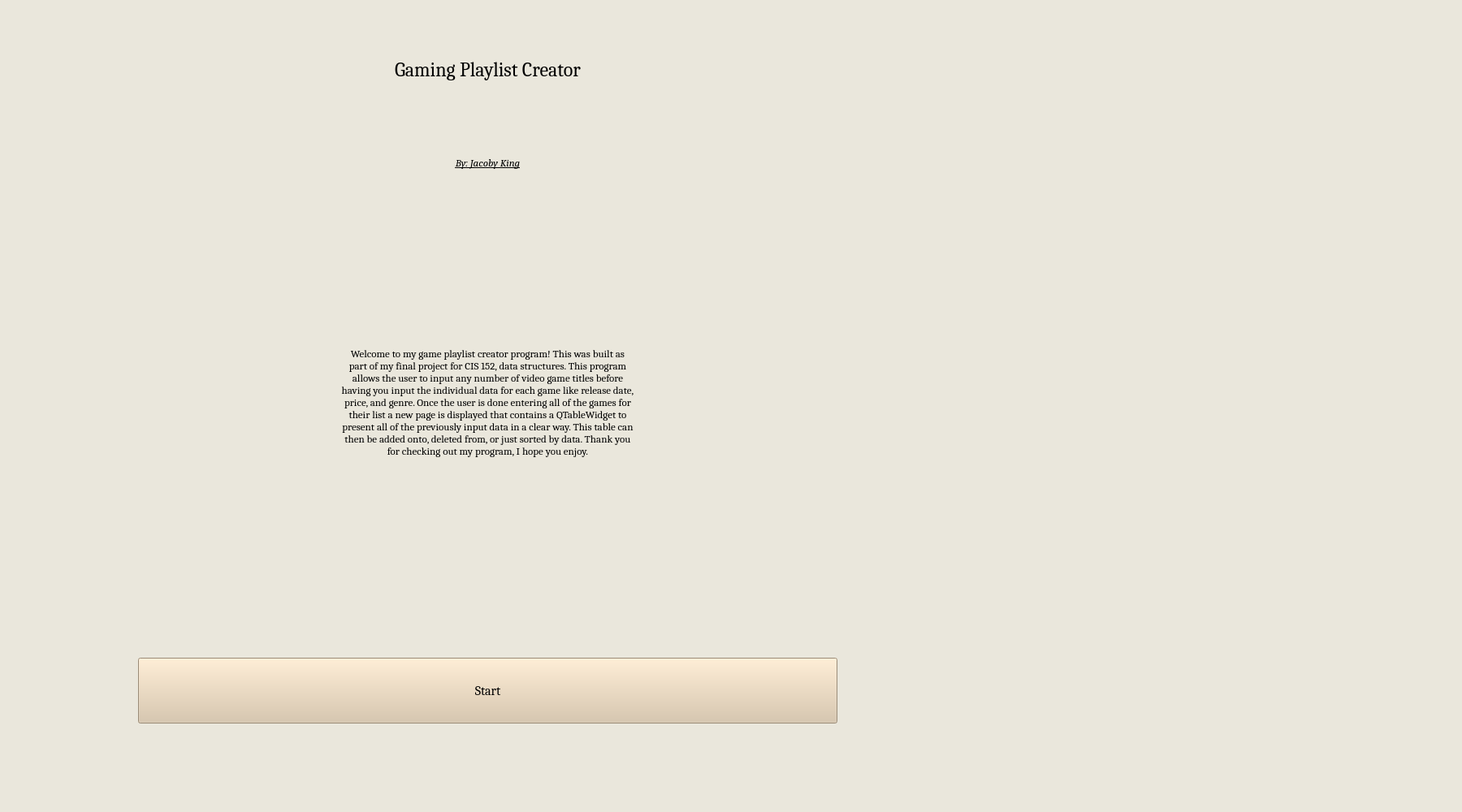
<?xml version="1.0" encoding="UTF-8"?>
<ui version="4.0">
 <class>Widget</class>
 <widget class="QWidget" name="Widget">
  <property name="geometry">
   <rect>
    <x>0</x>
    <y>0</y>
    <width>1800</width>
    <height>1000</height>
   </rect>
  </property>
  <property name="sizePolicy">
   <sizepolicy hsizetype="Preferred" vsizetype="Preferred">
    <horstretch>0</horstretch>
    <verstretch>0</verstretch>
   </sizepolicy>
  </property>
  <property name="minimumSize">
   <size>
    <width>1800</width>
    <height>1000</height>
   </size>
  </property>
  <property name="maximumSize">
   <size>
    <width>1800</width>
    <height>1000</height>
   </size>
  </property>
  <property name="windowTitle">
   <string>Widget</string>
  </property>
  <property name="styleSheet">
   <string notr="true"/>
  </property>
  <widget class="QStackedWidget" name="stackedWidget">
   <property name="geometry">
    <rect>
     <x>0</x>
     <y>0</y>
     <width>1801</width>
     <height>1001</height>
    </rect>
   </property>
   <property name="sizePolicy">
    <sizepolicy hsizetype="Preferred" vsizetype="Preferred">
     <horstretch>0</horstretch>
     <verstretch>0</verstretch>
    </sizepolicy>
   </property>
   <property name="styleSheet">
    <string notr="true">background-color : #EAE7dc;</string>
   </property>
   <property name="currentIndex">
    <number>3</number>
   </property>
   <widget class="QWidget" name="gameNameInputPage">
    <property name="minimumSize">
     <size>
      <width>1100</width>
      <height>600</height>
     </size>
    </property>
    <property name="maximumSize">
     <size>
      <width>1100</width>
      <height>600</height>
     </size>
    </property>
    <widget class="QLabel" name="titleLabel2">
     <property name="geometry">
      <rect>
       <x>20</x>
       <y>40</y>
       <width>1071</width>
       <height>91</height>
      </rect>
     </property>
     <property name="minimumSize">
      <size>
       <width>0</width>
       <height>0</height>
      </size>
     </property>
     <property name="maximumSize">
      <size>
       <width>16777215</width>
       <height>16777215</height>
      </size>
     </property>
     <property name="font">
      <font>
       <family>Cambria</family>
       <pointsize>18</pointsize>
      </font>
     </property>
     <property name="text">
      <string>Add Games to Your List</string>
     </property>
     <property name="alignment">
      <set>Qt::AlignCenter</set>
     </property>
    </widget>
    <widget class="QPushButton" name="gameNameInputButton2">
     <property name="geometry">
      <rect>
       <x>160</x>
       <y>290</y>
       <width>781</width>
       <height>81</height>
      </rect>
     </property>
     <property name="font">
      <font>
       <family>Cambria</family>
       <pointsize>12</pointsize>
      </font>
     </property>
     <property name="styleSheet">
      <string notr="true">background-color : #d8c3a5;</string>
     </property>
     <property name="text">
      <string>Add</string>
     </property>
    </widget>
    <widget class="QPushButton" name="toGameInfoInputPageButton2">
     <property name="geometry">
      <rect>
       <x>160</x>
       <y>410</y>
       <width>781</width>
       <height>81</height>
      </rect>
     </property>
     <property name="font">
      <font>
       <family>Cambria</family>
       <pointsize>12</pointsize>
      </font>
     </property>
     <property name="styleSheet">
      <string notr="true">background-color : #d8c3a5;</string>
     </property>
     <property name="text">
      <string>Done</string>
     </property>
    </widget>
    <widget class="QLabel" name="errorLabel2">
     <property name="geometry">
      <rect>
       <x>20</x>
       <y>230</y>
       <width>1061</width>
       <height>51</height>
      </rect>
     </property>
     <property name="font">
      <font>
       <family>Cambria</family>
       <pointsize>10</pointsize>
       <italic>false</italic>
       <bold>false</bold>
      </font>
     </property>
     <property name="styleSheet">
      <string notr="true">color: rgb(255, 0, 0);
font: 10pt &quot;Cambria&quot;;</string>
     </property>
     <property name="alignment">
      <set>Qt::AlignCenter</set>
     </property>
    </widget>
    <widget class="QLabel" name="gameNameLabel2">
     <property name="geometry">
      <rect>
       <x>110</x>
       <y>160</y>
       <width>250</width>
       <height>61</height>
      </rect>
     </property>
     <property name="minimumSize">
      <size>
       <width>250</width>
       <height>0</height>
      </size>
     </property>
     <property name="maximumSize">
      <size>
       <width>250</width>
       <height>16777215</height>
      </size>
     </property>
     <property name="font">
      <font>
       <family>Cambria</family>
       <pointsize>12</pointsize>
      </font>
     </property>
     <property name="text">
      <string>Game Title:</string>
     </property>
    </widget>
    <widget class="QLineEdit" name="gameNameInputBox2">
     <property name="geometry">
      <rect>
       <x>360</x>
       <y>160</y>
       <width>631</width>
       <height>61</height>
      </rect>
     </property>
     <property name="font">
      <font>
       <family>Cambria</family>
       <pointsize>12</pointsize>
      </font>
     </property>
     <property name="styleSheet">
      <string notr="true">background-color : #d8c3a5;</string>
     </property>
     <property name="inputMask">
      <string/>
     </property>
     <property name="maxLength">
      <number>32767</number>
     </property>
    </widget>
   </widget>
   <widget class="QWidget" name="gameInfoInputPage">
    <property name="minimumSize">
     <size>
      <width>1200</width>
      <height>1000</height>
     </size>
    </property>
    <property name="maximumSize">
     <size>
      <width>1200</width>
      <height>1000</height>
     </size>
    </property>
    <widget class="QLabel" name="gameNameLabel3">
     <property name="geometry">
      <rect>
       <x>20</x>
       <y>40</y>
       <width>1171</width>
       <height>91</height>
      </rect>
     </property>
     <property name="font">
      <font>
       <family>Cambria</family>
       <pointsize>18</pointsize>
      </font>
     </property>
     <property name="text">
      <string/>
     </property>
     <property name="alignment">
      <set>Qt::AlignCenter</set>
     </property>
    </widget>
    <widget class="QLabel" name="genreDescriptionLabel3">
     <property name="geometry">
      <rect>
       <x>20</x>
       <y>550</y>
       <width>1171</width>
       <height>61</height>
      </rect>
     </property>
     <property name="font">
      <font>
       <family>Cambria</family>
       <pointsize>10</pointsize>
      </font>
     </property>
     <property name="text">
      <string/>
     </property>
     <property name="alignment">
      <set>Qt::AlignCenter</set>
     </property>
    </widget>
    <widget class="QPushButton" name="gameInfoInputButton3">
     <property name="geometry">
      <rect>
       <x>160</x>
       <y>810</y>
       <width>881</width>
       <height>81</height>
      </rect>
     </property>
     <property name="font">
      <font>
       <family>Cambria</family>
       <pointsize>12</pointsize>
      </font>
     </property>
     <property name="styleSheet">
      <string notr="true">background-color : #d8c3a5;</string>
     </property>
     <property name="text">
      <string>Enter</string>
     </property>
    </widget>
    <widget class="QLabel" name="popularGenreLabel3">
     <property name="geometry">
      <rect>
       <x>20</x>
       <y>460</y>
       <width>1171</width>
       <height>51</height>
      </rect>
     </property>
     <property name="font">
      <font>
       <family>Cambria</family>
       <pointsize>10</pointsize>
      </font>
     </property>
     <property name="text">
      <string/>
     </property>
     <property name="alignment">
      <set>Qt::AlignCenter</set>
     </property>
    </widget>
    <widget class="QLabel" name="releaseDateLabel3">
     <property name="geometry">
      <rect>
       <x>121</x>
       <y>161</y>
       <width>331</width>
       <height>61</height>
      </rect>
     </property>
     <property name="font">
      <font>
       <family>Cambria</family>
       <pointsize>12</pointsize>
      </font>
     </property>
     <property name="text">
      <string>Release Date: </string>
     </property>
    </widget>
    <widget class="QDateEdit" name="releaseDateInput3">
     <property name="geometry">
      <rect>
       <x>460</x>
       <y>160</y>
       <width>631</width>
       <height>61</height>
      </rect>
     </property>
     <property name="minimumSize">
      <size>
       <width>0</width>
       <height>0</height>
      </size>
     </property>
     <property name="font">
      <font>
       <family>Cambria</family>
       <pointsize>12</pointsize>
      </font>
     </property>
     <property name="styleSheet">
      <string notr="true">background-color : #d8c3a5;</string>
     </property>
     <property name="maximumDateTime">
      <datetime>
       <hour>12</hour>
       <minute>0</minute>
       <second>0</second>
       <year>2030</year>
       <month>12</month>
       <day>31</day>
      </datetime>
     </property>
     <property name="minimumDateTime">
      <datetime>
       <hour>10</hour>
       <minute>0</minute>
       <second>0</second>
       <year>1952</year>
       <month>10</month>
       <day>18</day>
      </datetime>
     </property>
    </widget>
    <widget class="QLabel" name="priceLabel3">
     <property name="geometry">
      <rect>
       <x>120</x>
       <y>260</y>
       <width>331</width>
       <height>61</height>
      </rect>
     </property>
     <property name="font">
      <font>
       <family>Cambria</family>
       <pointsize>12</pointsize>
      </font>
     </property>
     <property name="text">
      <string>Price:                 $</string>
     </property>
    </widget>
    <widget class="QDoubleSpinBox" name="priceInput3">
     <property name="geometry">
      <rect>
       <x>460</x>
       <y>260</y>
       <width>631</width>
       <height>61</height>
      </rect>
     </property>
     <property name="minimumSize">
      <size>
       <width>0</width>
       <height>0</height>
      </size>
     </property>
     <property name="font">
      <font>
       <family>Cambria</family>
       <pointsize>12</pointsize>
      </font>
     </property>
     <property name="styleSheet">
      <string notr="true">background-color : #d8c3a5;</string>
     </property>
     <property name="maximum">
      <double>300.000000000000000</double>
     </property>
    </widget>
    <widget class="QLabel" name="genreLabel3">
     <property name="geometry">
      <rect>
       <x>120</x>
       <y>360</y>
       <width>331</width>
       <height>61</height>
      </rect>
     </property>
     <property name="font">
      <font>
       <family>Cambria</family>
       <pointsize>12</pointsize>
      </font>
     </property>
     <property name="text">
      <string>Genre:</string>
     </property>
    </widget>
    <widget class="QComboBox" name="genreInput3">
     <property name="geometry">
      <rect>
       <x>460</x>
       <y>360</y>
       <width>631</width>
       <height>61</height>
      </rect>
     </property>
     <property name="minimumSize">
      <size>
       <width>0</width>
       <height>0</height>
      </size>
     </property>
     <property name="font">
      <font>
       <family>Cambria</family>
       <pointsize>12</pointsize>
      </font>
     </property>
     <property name="styleSheet">
      <string notr="true">background-color : #d8c3a5;</string>
     </property>
     <item>
      <property name="text">
       <string>Sandbox</string>
      </property>
     </item>
     <item>
      <property name="text">
       <string>Real-Time Strategy</string>
      </property>
     </item>
     <item>
      <property name="text">
       <string>Shooter</string>
      </property>
     </item>
     <item>
      <property name="text">
       <string>MOBA</string>
      </property>
     </item>
     <item>
      <property name="text">
       <string>Role-Playing</string>
      </property>
     </item>
     <item>
      <property name="text">
       <string>Simulation &amp; Sports</string>
      </property>
     </item>
     <item>
      <property name="text">
       <string>Puzzle &amp; Party Games</string>
      </property>
     </item>
     <item>
      <property name="text">
       <string>Action-Adventure</string>
      </property>
     </item>
     <item>
      <property name="text">
       <string>Survival &amp; Horror</string>
      </property>
     </item>
     <item>
      <property name="text">
       <string>Platformer</string>
      </property>
     </item>
    </widget>
   </widget>
   <widget class="QWidget" name="tableDisplayPage">
    <widget class="QTableWidget" name="gameTableWidget4">
     <property name="geometry">
      <rect>
       <x>20</x>
       <y>370</y>
       <width>1751</width>
       <height>611</height>
      </rect>
     </property>
     <property name="font">
      <font>
       <family>Cambria</family>
       <pointsize>10</pointsize>
      </font>
     </property>
     <property name="styleSheet">
      <string notr="true">background-color : #ffffff;</string>
     </property>
     <property name="inputMethodHints">
      <set>Qt::ImhNone</set>
     </property>
     <property name="rowCount">
      <number>0</number>
     </property>
     <property name="columnCount">
      <number>4</number>
     </property>
     <attribute name="horizontalHeaderStretchLastSection">
      <bool>false</bool>
     </attribute>
     <column>
      <property name="text">
       <string>Name</string>
      </property>
      <property name="font">
       <font>
        <family>Cambria</family>
        <pointsize>10</pointsize>
        <bold>true</bold>
       </font>
      </property>
     </column>
     <column>
      <property name="text">
       <string>Genre</string>
      </property>
      <property name="font">
       <font>
        <family>Cambria</family>
        <pointsize>10</pointsize>
        <bold>true</bold>
       </font>
      </property>
     </column>
     <column>
      <property name="text">
       <string>Release Date</string>
      </property>
      <property name="font">
       <font>
        <family>Cambria</family>
        <pointsize>10</pointsize>
        <bold>true</bold>
       </font>
      </property>
     </column>
     <column>
      <property name="text">
       <string>Price</string>
      </property>
      <property name="font">
       <font>
        <family>Cambria</family>
        <pointsize>10</pointsize>
        <bold>true</bold>
       </font>
      </property>
     </column>
    </widget>
    <widget class="QLabel" name="titleLabel4">
     <property name="geometry">
      <rect>
       <x>20</x>
       <y>40</y>
       <width>1741</width>
       <height>91</height>
      </rect>
     </property>
     <property name="font">
      <font>
       <family>Cambria</family>
       <pointsize>18</pointsize>
      </font>
     </property>
     <property name="text">
      <string>Your List of Games</string>
     </property>
     <property name="alignment">
      <set>Qt::AlignCenter</set>
     </property>
    </widget>
    <widget class="QPushButton" name="sortButton4">
     <property name="geometry">
      <rect>
       <x>260</x>
       <y>270</y>
       <width>621</width>
       <height>61</height>
      </rect>
     </property>
     <property name="font">
      <font>
       <family>Cambria</family>
       <pointsize>12</pointsize>
      </font>
     </property>
     <property name="styleSheet">
      <string notr="true">background-color : #d8c3a5;</string>
     </property>
     <property name="text">
      <string>Sort</string>
     </property>
    </widget>
    <widget class="QComboBox" name="sortSelection4">
     <property name="geometry">
      <rect>
       <x>900</x>
       <y>270</y>
       <width>641</width>
       <height>61</height>
      </rect>
     </property>
     <property name="font">
      <font>
       <family>Cambria</family>
       <pointsize>12</pointsize>
      </font>
     </property>
     <property name="styleSheet">
      <string notr="true">background-color : #d8c3a5;</string>
     </property>
     <item>
      <property name="text">
       <string>Genre</string>
      </property>
     </item>
     <item>
      <property name="text">
       <string>Release Date</string>
      </property>
     </item>
     <item>
      <property name="text">
       <string>Price</string>
      </property>
     </item>
    </widget>
    <widget class="QPushButton" name="rowDeleteButton4">
     <property name="geometry">
      <rect>
       <x>900</x>
       <y>170</y>
       <width>641</width>
       <height>61</height>
      </rect>
     </property>
     <property name="font">
      <font>
       <family>Cambria</family>
       <pointsize>12</pointsize>
      </font>
     </property>
     <property name="styleSheet">
      <string notr="true">background-color : #d8c3a5;</string>
     </property>
     <property name="text">
      <string>Delete Row</string>
     </property>
    </widget>
    <widget class="QSpinBox" name="rowIndexBox4">
     <property name="geometry">
      <rect>
       <x>1550</x>
       <y>170</y>
       <width>111</width>
       <height>61</height>
      </rect>
     </property>
     <property name="font">
      <font>
       <family>Cambria</family>
       <pointsize>12</pointsize>
      </font>
     </property>
     <property name="styleSheet">
      <string notr="true">background-color : #d8c3a5;</string>
     </property>
     <property name="minimum">
      <number>1</number>
     </property>
    </widget>
    <widget class="QPushButton" name="addGameButton4">
     <property name="geometry">
      <rect>
       <x>260</x>
       <y>170</y>
       <width>621</width>
       <height>61</height>
      </rect>
     </property>
     <property name="font">
      <font>
       <family>Cambria</family>
       <pointsize>12</pointsize>
      </font>
     </property>
     <property name="styleSheet">
      <string notr="true">background-color : #d8c3a5;</string>
     </property>
     <property name="text">
      <string>Add Row</string>
     </property>
    </widget>
   </widget>
   <widget class="QWidget" name="startPage">
    <widget class="QLabel" name="titleLabel1">
     <property name="geometry">
      <rect>
       <x>20</x>
       <y>40</y>
       <width>1161</width>
       <height>91</height>
      </rect>
     </property>
     <property name="font">
      <font>
       <family>Cambria</family>
       <pointsize>18</pointsize>
      </font>
     </property>
     <property name="text">
      <string>Gaming Playlist Creator</string>
     </property>
     <property name="alignment">
      <set>Qt::AlignCenter</set>
     </property>
    </widget>
    <widget class="QLabel" name="nameLabel1">
     <property name="geometry">
      <rect>
       <x>20</x>
       <y>170</y>
       <width>1161</width>
       <height>61</height>
      </rect>
     </property>
     <property name="minimumSize">
      <size>
       <width>0</width>
       <height>0</height>
      </size>
     </property>
     <property name="maximumSize">
      <size>
       <width>16777215</width>
       <height>16777215</height>
      </size>
     </property>
     <property name="font">
      <font>
       <family>Cambria</family>
       <pointsize>10</pointsize>
       <italic>true</italic>
       <underline>true</underline>
      </font>
     </property>
     <property name="text">
      <string>By: Jacoby King</string>
     </property>
     <property name="alignment">
      <set>Qt::AlignCenter</set>
     </property>
    </widget>
    <widget class="QPushButton" name="toGameNameInputPageButton1">
     <property name="geometry">
      <rect>
       <x>170</x>
       <y>810</y>
       <width>861</width>
       <height>81</height>
      </rect>
     </property>
     <property name="font">
      <font>
       <family>Cambria</family>
       <pointsize>12</pointsize>
      </font>
     </property>
     <property name="styleSheet">
      <string notr="true">background-color : #d8c3a5;</string>
     </property>
     <property name="text">
      <string>Start</string>
     </property>
    </widget>
    <widget class="QLabel" name="gameDescriptionLabel1">
     <property name="geometry">
      <rect>
       <x>20</x>
       <y>270</y>
       <width>1161</width>
       <height>451</height>
      </rect>
     </property>
     <property name="minimumSize">
      <size>
       <width>0</width>
       <height>0</height>
      </size>
     </property>
     <property name="maximumSize">
      <size>
       <width>16777215</width>
       <height>16777215</height>
      </size>
     </property>
     <property name="font">
      <font>
       <family>Cambria</family>
       <pointsize>10</pointsize>
       <italic>false</italic>
       <underline>false</underline>
      </font>
     </property>
     <property name="text">
      <string>Welcome to my game playlist creator program! This was built as
part of my final project for CIS 152, data structures. This program
allows the user to input any number of video game titles before
having you input the individual data for each game like release date,
price, and genre. Once the user is done entering all of the games for
their list a new page is displayed that contains a QTableWidget to
present all of the previously input data in a clear way. This table can
then be added onto, deleted from, or just sorted by data. Thank you
for checking out my program, I hope you enjoy.</string>
     </property>
     <property name="alignment">
      <set>Qt::AlignCenter</set>
     </property>
    </widget>
   </widget>
  </widget>
 </widget>
 <resources/>
 <connections/>
</ui>
